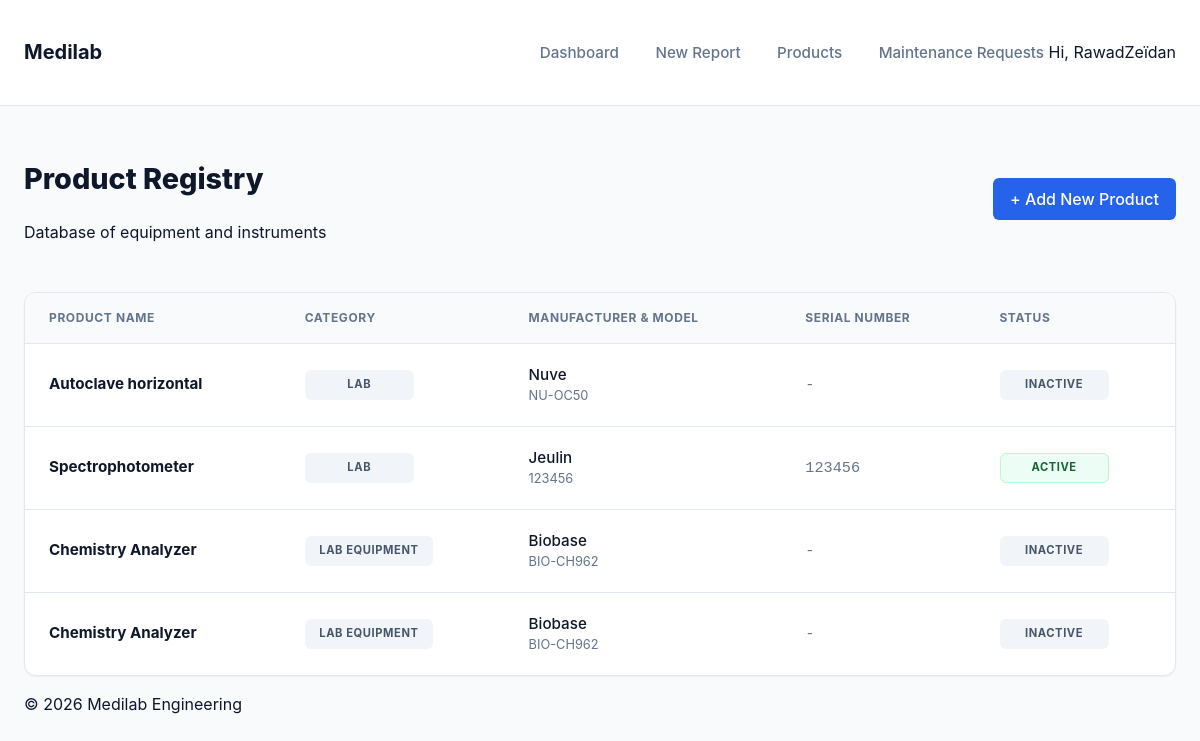
The page /products/ (signed in) on the database its author committed.
### core/models.py (models this page shows, shortened)
class Product(models.Model):
    name = models.CharField(max_length=255)
    category = models.CharField(max_length=255)
    manufacturer = models.CharField(max_length=255)
    model = models.CharField(max_length=255)
    serial_number = models.CharField(max_length=255, blank=True, null=True)
    notes = models.TextField(blank=True, null=True)
    is_active = models.BooleanField(default=True)

### core/views.py (the view)
# urls.py: path('products/', ProductListView.as_view(), name='product_list'),
class ProductListView(LoginRequiredMixin, ListView):
    model = Product
    template_name = 'core/product_list.html'
    context_object_name = 'products'

### templates/core/product_list.html (shortened to what this page needs)
{% extends 'base.html' %}
{% block content %}
<div class="page-header-actions">
    <div>
        <h1 class="page-title">Product Registry</h1>
        <p class="text-muted">Database of equipment and instruments</p>
    </div>
    <a href="{% url 'product_create' %}" class="btn btn-primary">+ Add New Product</a>
</div>
<div class="card" style="padding: 0; overflow: hidden;">
    <div class="table-responsive desktop-only">
        <table class="modern-table">
            <thead>
                <tr>
                    <th>Product Name</th>
                    <th>Category</th>
                    <th>Manufacturer & Model</th>
                    <th>Serial Number</th>
                    <th>Status</th>
                </tr>
            </thead>
            <tbody>
                {% for product in products %}
                <tr>
                    <td>
                        <div style="font-weight: 700; color: #0f172a;">{{ product.name }}</div>
                    </td>
                    <td><span class="status-badge" style="background: #f1f5f9; color: #475569;">{{ product.category }}</span></td>
                    <td>
                        <div style="font-weight: 500;">{{ product.manufacturer }}</div>
                        <div style="font-size: 0.8rem; color: #64748b;">{{ product.model }}</div>
                    </td>
                    <td><span style="font-family: monospace; color: #64748b;">{{ product.serial_number|default:"-" }}</span></td>
                    <td>
                        {% if product.is_active %}
                            <span class="status-badge status-completed">Active</span>
                        {% else %}
                            <span class="status-badge status-draft">Inactive</span>
                        {% endif %}
                    </td>
                </tr>
                {% empty %}
                <tr>
                    <td colspan="5" class="text-center py-5">No products found.</td>
                </tr>
                {% endfor %}
            </tbody>
        </table>
    </div>
</div>
{% endblock %}

### templates/base.html (shortened to what this page needs)
{% load static %}
<!DOCTYPE html>
<html lang="en">
<head>
    <link rel="stylesheet" href="{% static 'css/styles.css' %}">
</head>
<body>
    <header class="app-header">
        <div class="container">
            <h1 class="logo"><a href="{% url 'dashboard' %}">Medilab</a></h1>
            <nav class="main-nav">
                <a href="{% url 'dashboard' %}" class="nav-link">Dashboard</a>
                <a href="{% url 'report_create' %}" class="nav-link">New Report</a>
                <a href="{% url 'product_list' %}" class="nav-link">Products</a>
                <a href="{% url 'request_list' %}" class="nav-link">Maintenance Requests</a>
                {% if user.is_authenticated %}
                    <span class="user-greeting">Hi, {{ user.username }}</span>
                {% endif %}
            </nav>
        </div>
    </header>
    <main class="container">
        {% block content %}
        {% endblock %}
    </main>
    <footer class="app-footer">
        <div class="container">
            <p>&copy; 2026 Medilab Engineering</p>
        </div>
    </footer>
</body>
</html>

### static/css/styles.css (style rules this page uses)
:root { --primary-color: #2563eb; --primary-dark: #1d4ed8; --primary-soft: #eff6ff; --secondary-color: #475569; --text-color: #0f172a; --text-muted: #64748b; --card-bg: #ffffff; --border-color: #e2e8f0; --success-color: #10b981; --success-soft: #ecfdf5; --warning-color: #f59e0b; --warning-soft: #fffbeb; --danger-color: #ef4444; --danger-soft: #fef2f2; --info-color: #06b6d4; --info-soft: #ecfeff; --background-color: #f8fafc; --font-family: 'Inter', system-ui, -apple-system, sans-serif; --shadow-sm: 0 1px 2px 0 rgb(0 0 0 / 0.05); --shadow-md: 0 4px 6px -1px rgb(0 0 0 / 0.1), 0 2px 4px -2px rgb(0 0 0 / 0.1); }
body { font-family: var(--font-family); background-color: var(--background-color); color: var(--text-color); margin: 0; line-height: 1.5; }
.container { max-width: 1200px; margin: 0 auto; padding: 0 1.5rem; }
.app-header { background-color: var(--card-bg); border-bottom: 1px solid var(--border-color); padding: 1rem 0; margin-bottom: 2rem; }
.app-header .container { display: flex; justify-content: space-between; align-items: center; }
.logo a { text-decoration: none; color: var(--text-color); font-size: 1.25rem; font-weight: 700; display: flex; align-items: center; gap: 0.5rem; }
.main-nav .nav-link { margin-left: 2rem; text-decoration: none; color: var(--text-muted); font-weight: 500; font-size: 0.95rem; transition: color 0.15s; }
.desktop-only { display: block; }
.status-badge { font-size: 0.75rem; padding: 0.25rem 0.75rem; border-radius: 9999px; font-weight: 700; text-transform: uppercase; letter-spacing: 0.05em; }
.status-completed { background-color: var(--success-soft); color: #065f46; }
.status-draft { background-color: #f1f5f9; color: #475569; }
.card { background: var(--card-bg); border: 1px solid var(--border-color); border-radius: 12px; padding: 1.5rem; box-shadow: var(--shadow-sm); }
.btn { display: inline-flex; align-items: center; justify-content: center; padding: 0.5rem 1rem; border-radius: 6px; font-weight: 500; text-decoration: none; cursor: pointer; border: 1px solid transparent; transition: all 0.2s; }
.btn-primary { background: var(--primary-color); color: white; }
.page-header-actions { display: flex; justify-content: space-between; align-items: center; margin-bottom: 2rem; }
.page-title { font-size: 1.8rem; font-weight: 800; color: #0f172a; }
.status-badge { padding: 0.35rem 0.85rem; font-size: 0.7rem; letter-spacing: 0.05em; border-radius: 6px; border: 1px solid transparent; display: inline-flex; align-items: center; justify-content: center; min-width: 80px; }
.status-completed { background: var(--success-soft); border: 1px solid #bbf7d0; color: #166534; }
.modern-table { width: 100%; border-collapse: separate; border-spacing: 0; }
.modern-table th { background: #f8fafc; color: #64748b; font-weight: 700; font-size: 0.75rem; text-transform: uppercase; letter-spacing: 0.05em; padding: 1rem 1.5rem; border-bottom: 1px solid var(--border-color); text-align: left; }
.modern-table td { padding: 1.25rem 1.5rem; border-bottom: 1px solid var(--border-color); vertical-align: middle; color: var(--text-color); font-size: 0.95rem; }
.modern-table tr:last-child td { border-bottom: none; }

### rows shown on the page
Product: name "Autoclave horizontal", category "LAB", manufacturer "Nuve", model "NU-OC50", serial_number "-", is_active "INACTIVE"
Product: name "Spectrophotometer", category "LAB", manufacturer "Jeulin", model "123456", serial_number "123456", is_active "ACTIVE"
Product: name "Chemistry Analyzer", category "LAB EQUIPMENT", manufacturer "Biobase", model "BIO-CH962", serial_number "-", is_active "INACTIVE"
Product: name "Chemistry Analyzer", category "LAB EQUIPMENT", manufacturer "Biobase", model "BIO-CH962", serial_number "-", is_active "INACTIVE"

### other values the page prints
{{ user.username }} "RawadZeïdan"
